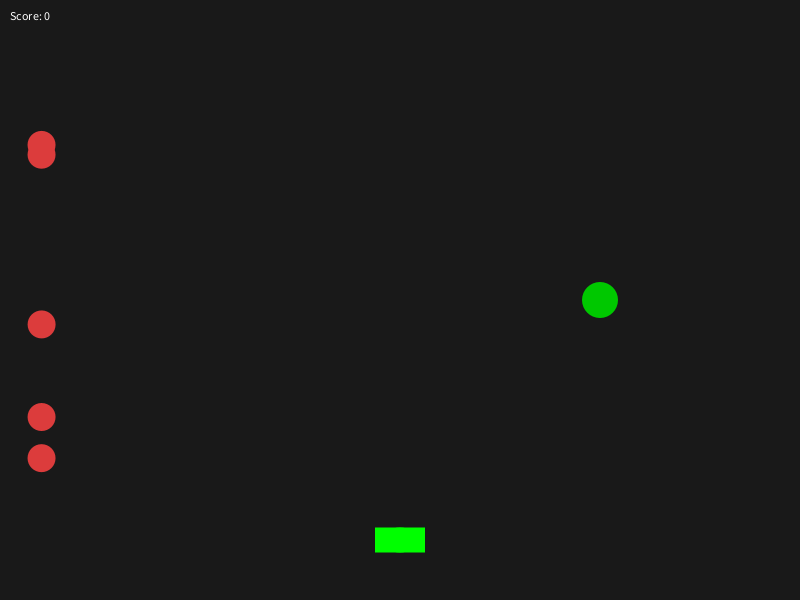
Frame 1 (no input)
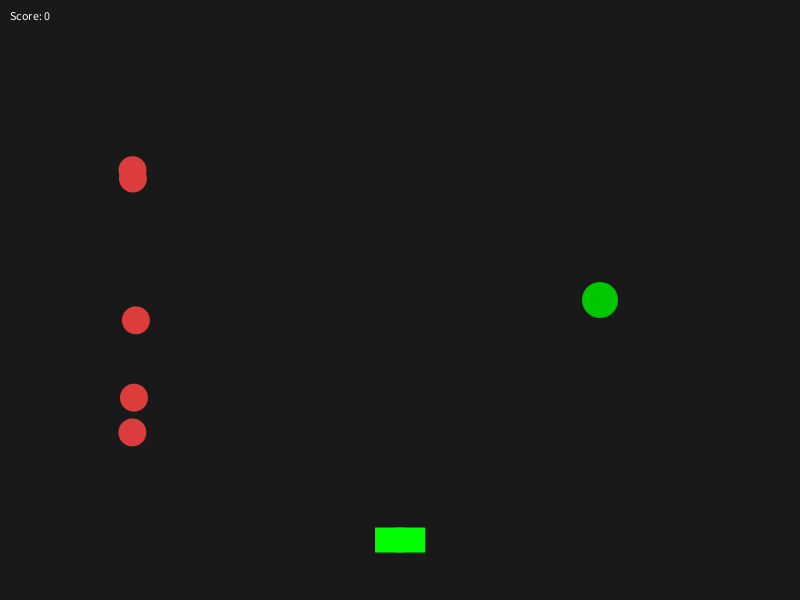
Frame 60 (the mouse pressed at the canvas centre just before this capture)
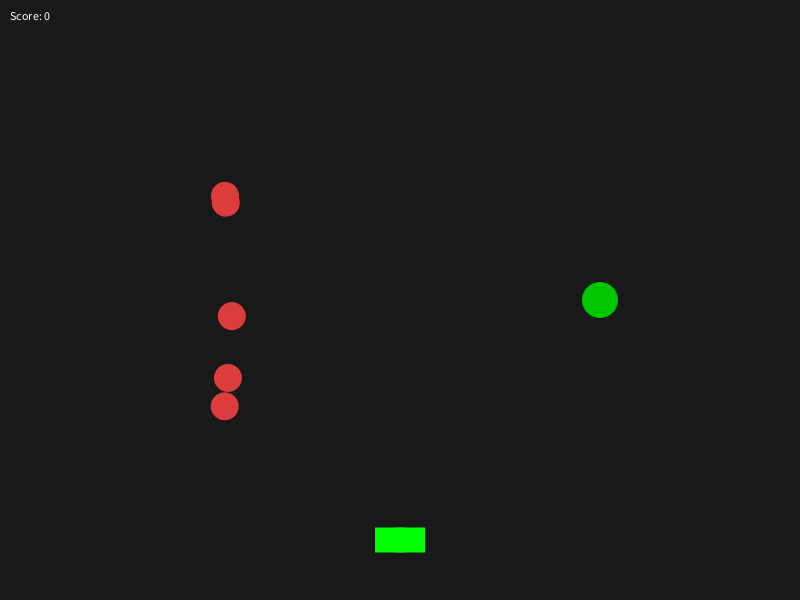
Frame 120 (the mouse held since frame 60 and released just before this capture)

The Processing sketch that drew these frames (run headless with seeded random() and noise(); from frame 60 on, the mouse is pressed at the canvas centre):

// Processing sketch: coursework
// ── coursework.pde
// 24796328
// Abdirahman Farah
defender player;
goal theGoal;

final int START_ENEMIES = 5;

final color BG = color(25);
final color TEXTC = color(255);

// ---- goal constants ----
final color GOALCOLOR = color(0, 200, 0);
final int GOALR = 18;

// ---- defender constants (your style) ----
final color DEFENDERBODY = color(0, 255, 0);

final int DEFENDERLEFT = -1;
final int DEFENDERRIGHT = 1;

final int DEFENDERWIDTH = 50;
final int DEFENDERHEIGHT = 25;

// ---- enemy constants ----
final color ENEMYCOLOR = color(220, 60, 60);
final float ENEMYR = 14;
final float ENEMYSPEED = 1.6;

ArrayList<enemy> enemies = new ArrayList<enemy>();

int score = 0;
boolean gameOver = false;

void setup() {
  size(800, 600);

  // goal is not on the edge
  theGoal = new goal(int(width * 0.75), int(height * 0.5), GOALR);

  player = new defender(width/2, height - 60);

  for (int i = 0; i < START_ENEMIES; i++) {
    enemies.add(spawnEnemy());
  }
}

void draw() {
  background(BG);

  theGoal.Draw();

  // score
  fill(TEXTC);
  text("Score: " + score, 10, 20);

  // defender
  player.Draw();

  if (gameOver) {
    textSize(32);
    text("GAME OVER", width/2 - 100, height/2);
    textSize(12);
    return;
  }

  // enemies move towards goal
  for (int i = enemies.size() - 1; i >= 0; i--) {
    enemy e = enemies.get(i);

    e.MoveTowards(theGoal.x, theGoal.y);
    e.Draw();

    if (e.HitGoal(theGoal)) {
      gameOver = true;
    }
  }
}

void keyPressed() {
  if (key == 'a' || key == 'A') player.Move(DEFENDERLEFT);
  if (key == 'd' || key == 'D') player.Move(DEFENDERRIGHT);
}

void mousePressed() {
  if (gameOver) return;

  // click to remove 1 enemy (respawn 1)
  for (int i = enemies.size() - 1; i >= 0; i--) {
    enemy e = enemies.get(i);

    if (e.IsClicked(mouseX, mouseY)) {
      enemies.remove(i);
      score++;

      enemies.add(spawnEnemy()); // respawn
      break;
    }
  }
}

enemy spawnEnemy() {
  float x = 40; // spawn from left
  float y = random(40, height - 120);
  return new enemy(x, y);
}

// ---------------- CLASSES ----------------

class goal {
  int x;
  int y;
  int r;

  goal(int x, int y, int r) {
    this.x = x;
    this.y = y;
    this.r = r;
  }

  void Draw() {
    noStroke();
    fill(GOALCOLOR);
    ellipse(x, y, r*2, r*2);
  }
}

class enemy {
  float x;
  float y;
  float speed = ENEMYSPEED;

  enemy(float x, float y) {
    this.x = x;
    this.y = y;
  }

  void MoveTowards(float tx, float ty) {
    float dx = tx - x;
    float dy = ty - y;
    float d = sqrt(dx*dx + dy*dy);
    if (d == 0) return;

    x = x + (dx / d) * speed;
    y = y + (dy / d) * speed;
  }

  void Draw() {
    noStroke();
    fill(ENEMYCOLOR);
    ellipse(x, y, ENEMYR*2, ENEMYR*2);
  }

  boolean IsClicked(float mx, float my) {
    return dist(mx, my, x, y) <= ENEMYR;
  }

  boolean HitGoal(goal g) {
    return dist(x, y, g.x, g.y) <= (ENEMYR + g.r);
  }
}

class defender {
  int x;
  int y;
  int Xspeed = 5;

  defender(int x, int y) {
    this.x = x;
    this.y = y;
  }

  void Move(int direction) {
    x = x + (Xspeed * direction);

    // keep on screen
    if (x < DEFENDERWIDTH/2) x = DEFENDERWIDTH/2;
    if (x > width - DEFENDERWIDTH/2) x = width - DEFENDERWIDTH/2;
  }

  void Draw() {
    rectMode(CENTER);
    fill(DEFENDERBODY);

    rect(x, y, DEFENDERWIDTH, DEFENDERHEIGHT);                 
    rect(x, y, DEFENDERHEIGHT, DEFENDERWIDTH/2, DEFENDERHEIGHT/2);
  }

  int GetBulletSpeed() {
    return (y - DEFENDERHEIGHT);
  }
}
